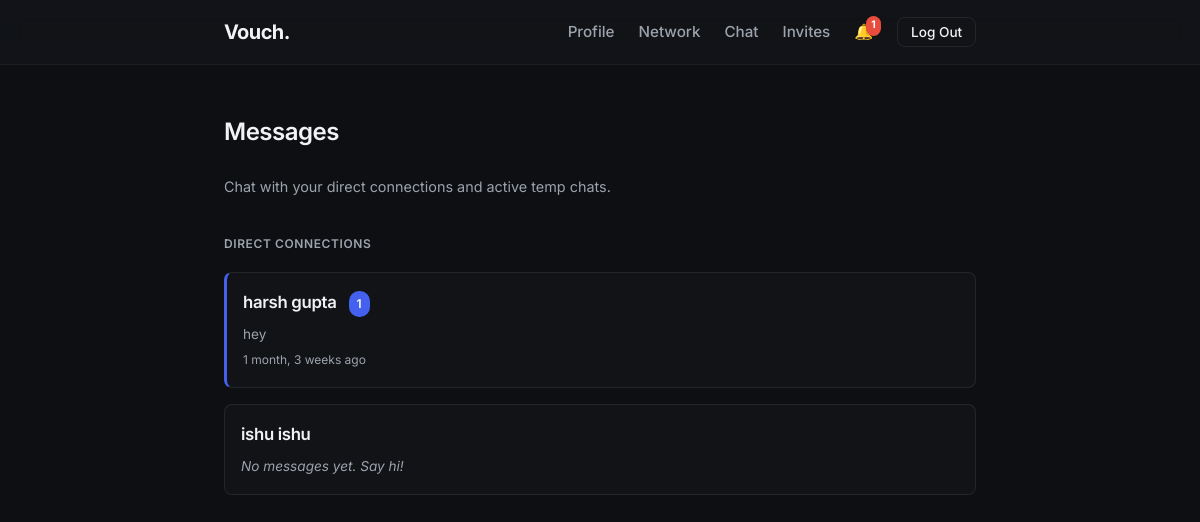
Screenshot of /chat/ (signed in) with the database file from the repository.
### vouch/models.py (models this page shows, shortened)
class User(AbstractUser):
    bio = models.TextField(blank=True, null=True, max_length=500)
    title = models.CharField(max_length=100, blank=True, null=True)
    company = models.CharField(max_length=100, blank=True, null=True)
    account_type = models.CharField(max_length=20, choices=ACCOUNT_TYPE_CHOICES, default='professional')
    is_email_verified = models.BooleanField(default=False)

class Message(models.Model):
    sender = models.ForeignKey(User, on_delete=models.CASCADE, related_name='sent_messages')
    receiver = models.ForeignKey(User, on_delete=models.CASCADE, related_name='received_messages')
    content = models.TextField(max_length=2000)
    created_at = models.DateTimeField(auto_now_add=True)
    is_read = models.BooleanField(default=False)
    class Meta:
        ordering = ['created_at']

### vouch/views.py (the view, shortened to what this page needs)
# urls.py: path('chat/', views.chat_list, name='chat_list'),
@login_required
def chat_list(request):
    connections = Connection.objects.filter(user1=request.user).select_related('user2')
    conversations = []
    for conn in connections:
        other = conn.user2
        last_msg = Message.objects.filter(
            Q(sender=request.user, receiver=other) | Q(sender=other, receiver=request.user)
        ).order_by('-created_at').first()
        unread = Message.objects.filter(sender=other, receiver=request.user, is_read=False).count()
        conversations.append({'user': other, 'last_message': last_msg, 'unread': unread})
    active_temp_chats = TempChat.objects.filter(
        Q(initiator=request.user) | Q(target=request.user), status='active'
    ).select_related('initiator', 'target')
    temp_conversations = []
    conversations.sort(key=lambda c: (
        -c['unread'], -(c['last_message'].created_at.timestamp() if c['last_message'] else 0)
    ))
    return render(request, 'chat/chat_list.html', {
        'conversations': conversations, 'temp_conversations': temp_conversations,
    })

### vouch/context_processors.py (called while the page is built)
def notification_count(request):
    if request.user.is_authenticated:
        count = Notification.objects.filter(user=request.user, is_read=False).count()
        return {'unread_notif_count': count}
    return {'unread_notif_count': 0}

### vouch/templates/chat/chat_list.html (shortened to what this page needs)
{% extends 'base.html' %}
{% block content %}
<h2 style="margin-bottom: 1.5rem;">Messages</h2>
<p style="color: var(--text-secondary); font-size: 0.9rem; margin-bottom: 2rem;">Chat with your direct connections and active temp chats.</p>
<h4 style="margin-bottom: 1rem;">
    <span style="font-size: 0.75rem; text-transform: uppercase; letter-spacing: 0.05em; color: var(--text-secondary);">Direct Connections</span>
</h4>
<div class="user-list">
    {% for conv in conversations %}
    <a href="{% url 'chat_conversation' conv.user.username %}" style="text-decoration: none; color: inherit; display: block;">
        <div class="user-card" style="cursor: pointer; {% if conv.unread %}border-left: 3px solid var(--accent-color);{% endif %}">
            <div class="user-info" style="flex: 1;">
                <div style="display: flex; align-items: center; gap: 0.75rem;">
                    <h4>{{ conv.user.first_name }} {{ conv.user.last_name }}</h4>
                    {% if conv.unread %}
                    <span class="badge" style="background: var(--accent-color); color: #fff; font-size: 0.75rem; padding: 0.2rem 0.5rem; border-radius: 10px;">{{ conv.unread }}</span>
                    {% endif %}
                </div>
                {% if conv.last_message %}
                <p style="font-size: 0.85rem; color: var(--text-secondary); margin-top: 0.3rem;">
                    {% if conv.last_message.sender == request.user %}You: {% endif %}{{ conv.last_message.content|truncatechars:60 }}
                </p>
                <span style="font-size: 0.75rem; color: var(--text-secondary);">{{ conv.last_message.created_at|timesince }} ago</span>
                {% else %}
                <p style="font-size: 0.85rem; color: var(--text-secondary); margin-top: 0.3rem; font-style: italic;">No messages yet. Say hi!</p>
                {% endif %}
            </div>
        </div>
    </a>
    {% empty %}
    <div class="glass-panel" style="text-align: center; padding: 3rem;">
        <p style="margin: 0; color: var(--text-secondary);">No connections to chat with yet.</p>
        <a href="{% url 'invites' %}" class="btn btn-outline" style="margin-top: 1rem;">Invite Someone</a>
    </div>
    {% endfor %}
</div>
{% endblock %}

### vouch/static/css/style.css (style rules this page uses)
:root { --bg-color: #0d0f12; --text-primary: #f0f2f5; --text-secondary: #9da3ad; --accent-color: #4361ee; --accent-hover: #3a56d4; --border-color: rgba(255, 255, 255, 0.08); --card-bg: rgba(255, 255, 255, 0.03); --glass-bg: rgba(20, 23, 28, 0.6); --glass-border: rgba(255, 255, 255, 0.05); }
* { margin: 0; padding: 0; box-sizing: border-box; }
body { font-family: 'Inter', -apple-system, BlinkMacSystemFont, sans-serif; background-color: var(--bg-color); color: var(--text-primary); line-height: 1.6; min-height: 100vh; display: flex; flex-direction: column; }
h1, h2, h3, h4, h5, h6 { font-weight: 600; letter-spacing: -0.02em; margin-bottom: 0.5rem; }
p { color: var(--text-secondary); margin-bottom: 1rem; }
a { color: var(--accent-color); text-decoration: none; transition: color 0.2s ease; }
.user-list { display: grid; gap: 1rem; }
.user-card { display: flex; justify-content: space-between; align-items: center; padding: 1rem; background: rgba(255, 255, 255, 0.02); border: 1px solid var(--border-color); border-radius: 8px; }
.user-info h4 { margin-bottom: 0.2rem; font-size: 1.05rem; }
.user-info p { margin-bottom: 0; font-size: 0.85rem; }
.badge { padding: 0.2rem 0.5rem; border-radius: 4px; font-size: 0.75rem; font-weight: 600; background: rgba(255, 255, 255, 0.1); color: var(--text-secondary); }

### rows the page displays
User: user.first_name "harsh", user.last_name "gupta", unread "1", last_message.content "hey", last_message.created_at "1 month, 3 weeks"
User: user.first_name "ishu", user.last_name "ishu", shows "No messages yet. Say hi!"

### other values shown
{{ unread_notif_count }} "1"
